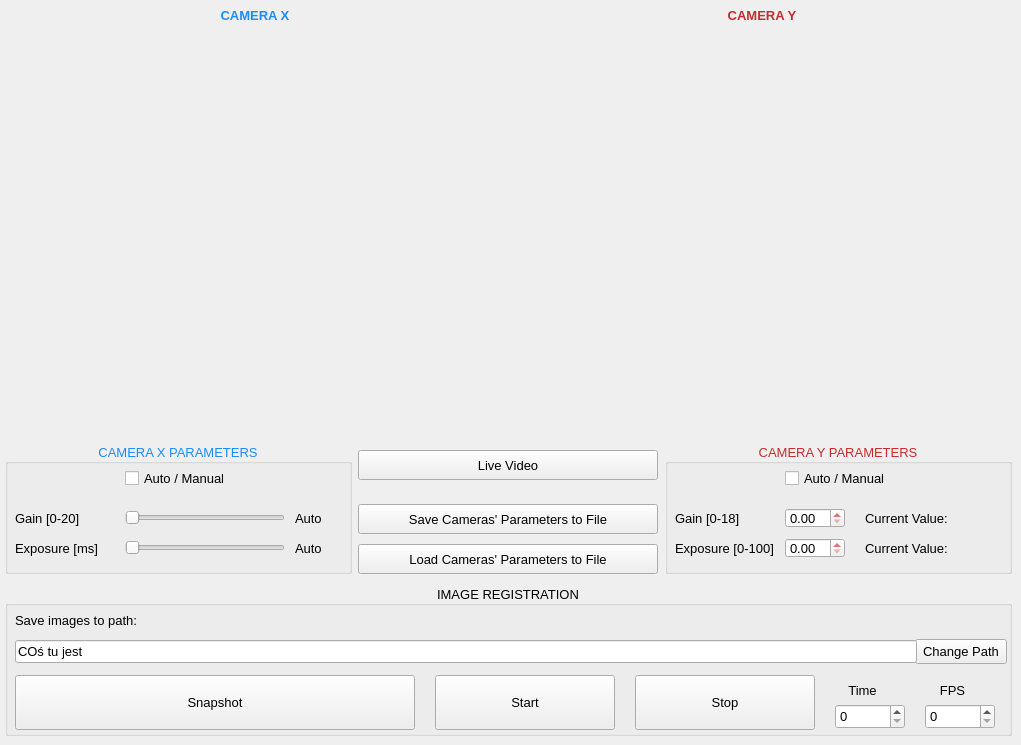
    <widget class="QWidget" name="registration_tab">
     <property name="enabled">
      <bool>true</bool>
     </property>
     <property name="font">
      <font>
       <family>MS Shell Dlg 2</family>
       <pointsize>10</pointsize>
      </font>
     </property>
     <attribute name="title">
      <string>Registration</string>
     </attribute>
     <widget class="QLabel" name="camera_view_X2">
      <property name="geometry">
       <rect>
        <x>5</x>
        <y>35</y>
        <width>500</width>
        <height>400</height>
       </rect>
      </property>
      <property name="text">
       <string/>
      </property>
      <property name="pixmap">
       <pixmap>../../OneDrive - Politechnika Warszawska/MATLAB/LSBSE_Soft/wallpaper.jpg</pixmap>
      </property>
      <property name="scaledContents">
       <bool>true</bool>
      </property>
      <property name="alignment">
       <set>Qt::AlignCenter</set>
      </property>
     </widget>
     <widget class="QLabel" name="camera_view_X2_label">
      <property name="geometry">
       <rect>
        <x>5</x>
        <y>0</y>
        <width>500</width>
        <height>30</height>
       </rect>
      </property>
      <property name="palette">
       <palette>
        <active>
         <colorrole role="WindowText">
          <brush brushstyle="SolidPattern">
           <color alpha="255">
            <red>25</red>
            <green>140</green>
            <blue>255</blue>
           </color>
          </brush>
         </colorrole>
        </active>
        <inactive>
         <colorrole role="WindowText">
          <brush brushstyle="SolidPattern">
           <color alpha="255">
            <red>25</red>
            <green>140</green>
            <blue>255</blue>
           </color>
          </brush>
         </colorrole>
        </inactive>
        <disabled>
         <colorrole role="WindowText">
          <brush brushstyle="SolidPattern">
           <color alpha="255">
            <red>120</red>
            <green>120</green>
            <blue>120</blue>
           </color>
          </brush>
         </colorrole>
        </disabled>
       </palette>
      </property>
      <property name="font">
       <font>
        <family>MS Sans Serif</family>
        <pointsize>10</pointsize>
        <weight>75</weight>
        <bold>true</bold>
       </font>
      </property>
      <property name="text">
       <string>CAMERA X</string>
      </property>
      <property name="alignment">
       <set>Qt::AlignCenter</set>
      </property>
     </widget>
     <widget class="QLabel" name="camera_view_Y2">
      <property name="geometry">
       <rect>
        <x>512</x>
        <y>35</y>
        <width>500</width>
        <height>400</height>
       </rect>
      </property>
      <property name="text">
       <string/>
      </property>
      <property name="pixmap">
       <pixmap>../../OneDrive - Politechnika Warszawska/MATLAB/LSBSE_Soft/wallpaper.jpg</pixmap>
      </property>
      <property name="scaledContents">
       <bool>true</bool>
      </property>
      <property name="alignment">
       <set>Qt::AlignCenter</set>
      </property>
     </widget>
     <widget class="QLabel" name="camera_view_Y2_label">
      <property name="geometry">
       <rect>
        <x>512</x>
        <y>0</y>
        <width>500</width>
        <height>30</height>
       </rect>
      </property>
      <property name="palette">
       <palette>
        <active>
         <colorrole role="WindowText">
          <brush brushstyle="SolidPattern">
           <color alpha="255">
            <red>200</red>
            <green>43</green>
            <blue>43</blue>
           </color>
          </brush>
         </colorrole>
        </active>
        <inactive>
         <colorrole role="WindowText">
          <brush brushstyle="SolidPattern">
           <color alpha="255">
            <red>200</red>
            <green>43</green>
            <blue>43</blue>
           </color>
          </brush>
         </colorrole>
        </inactive>
        <disabled>
         <colorrole role="WindowText">
          <brush brushstyle="SolidPattern">
           <color alpha="255">
            <red>120</red>
            <green>120</green>
            <blue>120</blue>
           </color>
          </brush>
         </colorrole>
        </disabled>
       </palette>
      </property>
      <property name="font">
       <font>
        <family>MS Sans Serif</family>
        <pointsize>10</pointsize>
        <weight>75</weight>
        <bold>true</bold>
       </font>
      </property>
      <property name="text">
       <string>CAMERA Y</string>
      </property>
      <property name="alignment">
       <set>Qt::AlignCenter</set>
      </property>
     </widget>
     <widget class="QPushButton" name="camera_connect_button">
      <property name="geometry">
       <rect>
        <x>358</x>
        <y>450</y>
        <width>300</width>
        <height>30</height>
       </rect>
      </property>
      <property name="text">
       <string>Live Video</string>
      </property>
     </widget>
     <widget class="QGroupBox" name="camera_params_X_groupbox">
      <property name="geometry">
       <rect>
        <x>5</x>
        <y>443</y>
        <width>347</width>
        <height>131</height>
       </rect>
      </property>
      <property name="palette">
       <palette>
        <active>
         <colorrole role="WindowText">
          <brush brushstyle="SolidPattern">
           <color alpha="255">
            <red>25</red>
            <green>140</green>
            <blue>255</blue>
           </color>
          </brush>
         </colorrole>
        </active>
        <inactive>
         <colorrole role="WindowText">
          <brush brushstyle="SolidPattern">
           <color alpha="255">
            <red>25</red>
            <green>140</green>
            <blue>255</blue>
           </color>
          </brush>
         </colorrole>
        </inactive>
        <disabled>
         <colorrole role="WindowText">
          <brush brushstyle="SolidPattern">
           <color alpha="255">
            <red>120</red>
            <green>120</green>
            <blue>120</blue>
           </color>
          </brush>
         </colorrole>
        </disabled>
       </palette>
      </property>
      <property name="title">
       <string>CAMERA X PARAMETERS</string>
      </property>
      <property name="alignment">
       <set>Qt::AlignCenter</set>
      </property>
      <widget class="QCheckBox" name="camera_params_mode_X">
       <property name="geometry">
        <rect>
         <x>120</x>
         <y>25</y>
         <width>110</width>
         <height>20</height>
        </rect>
       </property>
       <property name="palette">
        <palette>
         <active>
          <colorrole role="WindowText">
           <brush brushstyle="SolidPattern">
            <color alpha="255">
             <red>0</red>
             <green>0</green>
             <blue>0</blue>
            </color>
           </brush>
          </colorrole>
         </active>
         <inactive>
          <colorrole role="WindowText">
           <brush brushstyle="SolidPattern">
            <color alpha="255">
             <red>0</red>
             <green>0</green>
             <blue>0</blue>
            </color>
           </brush>
          </colorrole>
         </inactive>
         <disabled>
          <colorrole role="WindowText">
           <brush brushstyle="SolidPattern">
            <color alpha="255">
             <red>120</red>
             <green>120</green>
             <blue>120</blue>
            </color>
           </brush>
          </colorrole>
         </disabled>
        </palette>
       </property>
       <property name="text">
        <string>Auto / Manual</string>
       </property>
      </widget>
      <widget class="QLabel" name="camera_X_gain_label">
       <property name="geometry">
        <rect>
         <x>10</x>
         <y>65</y>
         <width>70</width>
         <height>20</height>
        </rect>
       </property>
       <property name="palette">
        <palette>
         <active>
          <colorrole role="WindowText">
           <brush brushstyle="SolidPattern">
            <color alpha="255">
             <red>0</red>
             <green>0</green>
             <blue>0</blue>
            </color>
           </brush>
          </colorrole>
         </active>
         <inactive>
          <colorrole role="WindowText">
           <brush brushstyle="SolidPattern">
            <color alpha="255">
             <red>0</red>
             <green>0</green>
             <blue>0</blue>
            </color>
           </brush>
          </colorrole>
         </inactive>
         <disabled>
          <colorrole role="WindowText">
           <brush brushstyle="SolidPattern">
            <color alpha="255">
             <red>120</red>
             <green>120</green>
             <blue>120</blue>
            </color>
           </brush>
          </colorrole>
         </disabled>
        </palette>
       </property>
       <property name="text">
        <string>Gain [0-20]</string>
       </property>
      </widget>
      <widget class="QLabel" name="camera_X_exposure_label">
       <property name="geometry">
        <rect>
         <x>10</x>
         <y>95</y>
         <width>100</width>
         <height>20</height>
        </rect>
       </property>
       <property name="palette">
        <palette>
         <active>
          <colorrole role="WindowText">
           <brush brushstyle="SolidPattern">
            <color alpha="255">
             <red>0</red>
             <green>0</green>
             <blue>0</blue>
            </color>
           </brush>
          </colorrole>
         </active>
         <inactive>
          <colorrole role="WindowText">
           <brush brushstyle="SolidPattern">
            <color alpha="255">
             <red>0</red>
             <green>0</green>
             <blue>0</blue>
            </color>
           </brush>
          </colorrole>
         </inactive>
         <disabled>
          <colorrole role="WindowText">
           <brush brushstyle="SolidPattern">
            <color alpha="255">
             <red>120</red>
             <green>120</green>
             <blue>120</blue>
            </color>
           </brush>
          </colorrole>
         </disabled>
        </palette>
       </property>
       <property name="text">
        <string>Exposure [ms]</string>
       </property>
      </widget>
      <widget class="QLabel" name="camera_X_cvalue_gain_label">
       <property name="geometry">
        <rect>
         <x>290</x>
         <y>65</y>
         <width>50</width>
         <height>20</height>
        </rect>
       </property>
       <property name="palette">
        <palette>
         <active>
          <colorrole role="WindowText">
           <brush brushstyle="SolidPattern">
            <color alpha="255">
             <red>0</red>
             <green>0</green>
             <blue>0</blue>
            </color>
           </brush>
          </colorrole>
         </active>
         <inactive>
          <colorrole role="WindowText">
           <brush brushstyle="SolidPattern">
            <color alpha="255">
             <red>0</red>
             <green>0</green>
             <blue>0</blue>
            </color>
           </brush>
          </colorrole>
         </inactive>
         <disabled>
          <colorrole role="WindowText">
           <brush brushstyle="SolidPattern">
            <color alpha="255">
             <red>120</red>
             <green>120</green>
             <blue>120</blue>
            </color>
           </brush>
          </colorrole>
         </disabled>
        </palette>
       </property>
       <property name="text">
        <string>Auto</string>
       </property>
      </widget>
      <widget class="QSlider" name="camera_X_exposure_slider">
       <property name="geometry">
        <rect>
         <x>120</x>
         <y>95</y>
         <width>160</width>
         <height>20</height>
        </rect>
       </property>
       <property name="minimum">
        <number>1</number>
       </property>
       <property name="maximum">
        <number>250</number>
       </property>
       <property name="orientation">
        <enum>Qt::Horizontal</enum>
       </property>
       <property name="tickPosition">
        <enum>QSlider::NoTicks</enum>
       </property>
      </widget>
      <widget class="QLabel" name="camera_X_cvalue_exposure_label">
       <property name="geometry">
        <rect>
         <x>290</x>
         <y>95</y>
         <width>50</width>
         <height>20</height>
        </rect>
       </property>
       <property name="palette">
        <palette>
         <active>
          <colorrole role="WindowText">
           <brush brushstyle="SolidPattern">
            <color alpha="255">
             <red>0</red>
             <green>0</green>
             <blue>0</blue>
            </color>
           </brush>
          </colorrole>
         </active>
         <inactive>
          <colorrole role="WindowText">
           <brush brushstyle="SolidPattern">
            <color alpha="255">
             <red>0</red>
             <green>0</green>
             <blue>0</blue>
            </color>
           </brush>
          </colorrole>
         </inactive>
         <disabled>
          <colorrole role="WindowText">
           <brush brushstyle="SolidPattern">
            <color alpha="255">
             <red>120</red>
             <green>120</green>
             <blue>120</blue>
            </color>
           </brush>
          </colorrole>
         </disabled>
        </palette>
       </property>
       <property name="text">
        <string>Auto</string>
       </property>
      </widget>
      <widget class="QSlider" name="camera_X_gain_slider">
       <property name="geometry">
        <rect>
         <x>120</x>
         <y>65</y>
         <width>160</width>
         <height>20</height>
        </rect>
       </property>
       <property name="maximum">
        <number>20</number>
       </property>
       <property name="orientation">
        <enum>Qt::Horizontal</enum>
       </property>
      </widget>
     </widget>
     <widget class="QGroupBox" name="camera_params_Y_groupbox">
      <property name="geometry">
       <rect>
        <x>665</x>
        <y>443</y>
        <width>347</width>
        <height>131</height>
       </rect>
      </property>
      <property name="palette">
       <palette>
        <active>
         <colorrole role="WindowText">
          <brush brushstyle="SolidPattern">
           <color alpha="255">
            <red>200</red>
            <green>43</green>
            <blue>43</blue>
           </color>
          </brush>
         </colorrole>
        </active>
        <inactive>
         <colorrole role="WindowText">
          <brush brushstyle="SolidPattern">
           <color alpha="255">
            <red>200</red>
            <green>43</green>
            <blue>43</blue>
           </color>
          </brush>
         </colorrole>
        </inactive>
        <disabled>
         <colorrole role="WindowText">
          <brush brushstyle="SolidPattern">
           <color alpha="255">
            <red>120</red>
            <green>120</green>
            <blue>120</blue>
           </color>
          </brush>
         </colorrole>
        </disabled>
       </palette>
      </property>
      <property name="title">
       <string>CAMERA Y PARAMETERS</string>
      </property>
      <property name="alignment">
       <set>Qt::AlignCenter</set>
      </property>
      <widget class="QCheckBox" name="camera_params_mode_Y">
       <property name="geometry">
        <rect>
         <x>120</x>
         <y>25</y>
         <width>110</width>
         <height>20</height>
        </rect>
       </property>
       <property name="palette">
        <palette>
         <active>
          <colorrole role="WindowText">
           <brush brushstyle="SolidPattern">
            <color alpha="255">
             <red>0</red>
             <green>0</green>
             <blue>0</blue>
            </color>
           </brush>
          </colorrole>
         </active>
         <inactive>
          <colorrole role="WindowText">
           <brush brushstyle="SolidPattern">
            <color alpha="255">
             <red>0</red>
             <green>0</green>
             <blue>0</blue>
            </color>
           </brush>
          </colorrole>
         </inactive>
         <disabled>
          <colorrole role="WindowText">
           <brush brushstyle="SolidPattern">
            <color alpha="255">
             <red>120</red>
             <green>120</green>
             <blue>120</blue>
            </color>
           </brush>
          </colorrole>
         </disabled>
        </palette>
       </property>
       <property name="text">
        <string>Auto / Manual</string>
       </property>
      </widget>
      <widget class="QLabel" name="camera_Y_gain_label">
       <property name="geometry">
        <rect>
         <x>10</x>
         <y>65</y>
         <width>70</width>
         <height>20</height>
        </rect>
       </property>
       <property name="palette">
        <palette>
         <active>
          <colorrole role="WindowText">
           <brush brushstyle="SolidPattern">
            <color alpha="255">
             <red>0</red>
             <green>0</green>
             <blue>0</blue>
            </color>
           </brush>
          </colorrole>
         </active>
         <inactive>
          <colorrole role="WindowText">
           <brush brushstyle="SolidPattern">
            <color alpha="255">
             <red>0</red>
             <green>0</green>
             <blue>0</blue>
            </color>
           </brush>
          </colorrole>
         </inactive>
         <disabled>
          <colorrole role="WindowText">
           <brush brushstyle="SolidPattern">
            <color alpha="255">
             <red>120</red>
             <green>120</green>
             <blue>120</blue>
            </color>
           </brush>
          </colorrole>
         </disabled>
        </palette>
       </property>
       <property name="text">
        <string>Gain [0-18]</string>
       </property>
      </widget>
      <widget class="QLabel" name="camera_Y_exposure_label">
       <property name="geometry">
        <rect>
         <x>10</x>
         <y>95</y>
         <width>100</width>
         <height>20</height>
        </rect>
       </property>
       <property name="palette">
        <palette>
         <active>
          <colorrole role="WindowText">
           <brush brushstyle="SolidPattern">
            <color alpha="255">
             <red>0</red>
             <green>0</green>
             <blue>0</blue>
            </color>
           </brush>
          </colorrole>
         </active>
         <inactive>
          <colorrole role="WindowText">
           <brush brushstyle="SolidPattern">
            <color alpha="255">
             <red>0</red>
             <green>0</green>
             <blue>0</blue>
            </color>
           </brush>
          </colorrole>
         </inactive>
         <disabled>
          <colorrole role="WindowText">
           <brush brushstyle="SolidPattern">
            <color alpha="255">
             <red>120</red>
             <green>120</green>
             <blue>120</blue>
            </color>
           </brush>
          </colorrole>
         </disabled>
        </palette>
       </property>
       <property name="text">
        <string>Exposure [0-100]</string>
       </property>
      </widget>
      <widget class="QDoubleSpinBox" name="camera_Y_gain_spinbox">
       <property name="geometry">
        <rect>
         <x>120</x>
         <y>65</y>
         <width>60</width>
         <height>20</height>
        </rect>
       </property>
      </widget>
      <widget class="QDoubleSpinBox" name="camera_Y_exposure_spinbox">
       <property name="geometry">
        <rect>
         <x>120</x>
         <y>95</y>
         <width>60</width>
         <height>20</height>
        </rect>
       </property>
      </widget>
      <widget class="QLabel" name="camera_Y_cvalue_gain_label">
       <property name="geometry">
        <rect>
         <x>200</x>
         <y>65</y>
         <width>140</width>
         <height>20</height>
        </rect>
       </property>
       <property name="palette">
        <palette>
         <active>
          <colorrole role="WindowText">
           <brush brushstyle="SolidPattern">
            <color alpha="255">
             <red>0</red>
             <green>0</green>
             <blue>0</blue>
            </color>
           </brush>
          </colorrole>
         </active>
         <inactive>
          <colorrole role="WindowText">
           <brush brushstyle="SolidPattern">
            <color alpha="255">
             <red>0</red>
             <green>0</green>
             <blue>0</blue>
            </color>
           </brush>
          </colorrole>
         </inactive>
         <disabled>
          <colorrole role="WindowText">
           <brush brushstyle="SolidPattern">
            <color alpha="255">
             <red>120</red>
             <green>120</green>
             <blue>120</blue>
            </color>
           </brush>
          </colorrole>
         </disabled>
        </palette>
       </property>
       <property name="text">
        <string>Current Value:</string>
       </property>
      </widget>
      <widget class="QLabel" name="camera_Y_cvalue_exposure_label">
       <property name="geometry">
        <rect>
         <x>200</x>
         <y>95</y>
         <width>140</width>
         <height>20</height>
        </rect>
       </property>
       <property name="palette">
        <palette>
         <active>
          <colorrole role="WindowText">
           <brush brushstyle="SolidPattern">
            <color alpha="255">
             <red>0</red>
             <green>0</green>
             <blue>0</blue>
            </color>
           </brush>
          </colorrole>
         </active>
         <inactive>
          <colorrole role="WindowText">
           <brush brushstyle="SolidPattern">
            <color alpha="255">
             <red>0</red>
             <green>0</green>
             <blue>0</blue>
            </color>
           </brush>
          </colorrole>
         </inactive>
         <disabled>
          <colorrole role="WindowText">
           <brush brushstyle="SolidPattern">
            <color alpha="255">
             <red>120</red>
             <green>120</green>
             <blue>120</blue>
            </color>
           </brush>
          </colorrole>
         </disabled>
        </palette>
       </property>
       <property name="text">
        <string>Current Value:</string>
       </property>
      </widget>
     </widget>
     <widget class="QPushButton" name="camera_parameters_save_button">
      <property name="geometry">
       <rect>
        <x>358</x>
        <y>504</y>
        <width>300</width>
        <height>30</height>
       </rect>
      </property>
      <property name="text">
       <string>Save Cameras' Parameters to File</string>
      </property>
     </widget>
     <widget class="QPushButton" name="camera_parameters_load_button">
      <property name="geometry">
       <rect>
        <x>358</x>
        <y>544</y>
        <width>300</width>
        <height>30</height>
       </rect>
      </property>
      <property name="text">
       <string>Load Cameras' Parameters to File</string>
      </property>
     </widget>
     <widget class="QGroupBox" name="image_registration_box">
      <property name="geometry">
       <rect>
        <x>5</x>
        <y>585</y>
        <width>1007</width>
        <height>151</height>
       </rect>
      </property>
      <property name="title">
       <string>IMAGE REGISTRATION</string>
      </property>
      <property name="alignment">
       <set>Qt::AlignCenter</set>
      </property>
      <widget class="QLabel" name="image_path_label">
       <property name="geometry">
        <rect>
         <x>10</x>
         <y>25</y>
         <width>130</width>
         <height>20</height>
        </rect>
       </property>
       <property name="text">
        <string>Save images to path:</string>
       </property>
      </widget>
      <widget class="QPushButton" name="image_change_path_button">
       <property name="geometry">
        <rect>
         <x>910</x>
         <y>54</y>
         <width>92</width>
         <height>25</height>
        </rect>
       </property>
       <property name="text">
        <string>Change Path</string>
       </property>
      </widget>
      <widget class="QPushButton" name="image_snapshot_button">
       <property name="geometry">
        <rect>
         <x>10</x>
         <y>90</y>
         <width>400</width>
         <height>55</height>
        </rect>
       </property>
       <property name="text">
        <string>Snapshot</string>
       </property>
      </widget>
      <widget class="QPushButton" name="image_start_button">
       <property name="geometry">
        <rect>
         <x>430</x>
         <y>90</y>
         <width>180</width>
         <height>55</height>
        </rect>
       </property>
       <property name="text">
        <string>Start</string>
       </property>
      </widget>
      <widget class="QPushButton" name="image_stop_button">
       <property name="geometry">
        <rect>
         <x>630</x>
         <y>90</y>
         <width>180</width>
         <height>55</height>
        </rect>
       </property>
       <property name="text">
        <string>Stop</string>
       </property>
      </widget>
      <widget class="QSpinBox" name="image_time_button">
       <property name="geometry">
        <rect>
         <x>830</x>
         <y>119</y>
         <width>70</width>
         <height>25</height>
        </rect>
       </property>
      </widget>
      <widget class="QSpinBox" name="image_fps_button">
       <property name="geometry">
        <rect>
         <x>920</x>
         <y>119</y>
         <width>70</width>
         <height>25</height>
        </rect>
       </property>
      </widget>
      <widget class="QLabel" name="image_time_label">
       <property name="geometry">
        <rect>
         <x>830</x>
         <y>95</y>
         <width>55</width>
         <height>20</height>
        </rect>
       </property>
       <property name="text">
        <string>Time</string>
       </property>
       <property name="alignment">
        <set>Qt::AlignCenter</set>
       </property>
      </widget>
      <widget class="QLabel" name="image_fps_label">
       <property name="geometry">
        <rect>
         <x>920</x>
         <y>95</y>
         <width>55</width>
         <height>20</height>
        </rect>
       </property>
       <property name="text">
        <string>FPS</string>
       </property>
       <property name="alignment">
        <set>Qt::AlignCenter</set>
       </property>
      </widget>
      <widget class="QLineEdit" name="image_save_path_lineedit">
       <property name="geometry">
        <rect>
         <x>10</x>
         <y>55</y>
         <width>902</width>
         <height>23</height>
        </rect>
       </property>
       <property name="text">
        <string>COś tu jest</string>
       </property>
       <property name="readOnly">
        <bool>true</bool>
       </property>
      </widget>
     </widget>
    </widget>
